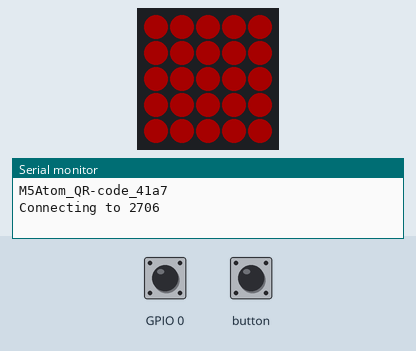
The sketch below on a simulated ESP32. Parts: 5×5 RGB LED matrix (first LED top left, wired row by row), the last lines printed to the serial monitor. Inputs (shaded band) come from the test bench; at power-on: GPIO 0 HIGH. Dim RGB values are drawn brighter than linear; WiFi joins after 1.5 s; servers stay silent unless stated; random numbers use the default seed unless the sketch sets one; no MQTT or app messages arrive unless stated.

Above: at 0.1 s.
At 1.6 s:
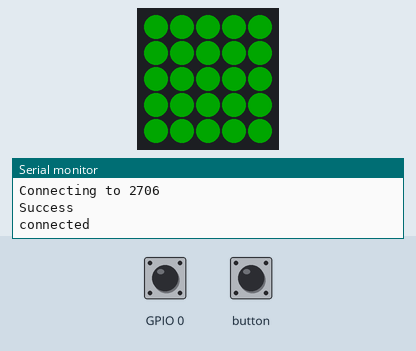

The sketch:

m5stack.ino
```cpp
/* Import */
#include <ArduinoJson.h>
#include <ArduinoOTA.h>
#include <M5Atom.h>
#include <WiFi.h>
#include <PubSubClient.h>


/* Preprocessor */
// Device
#define HOSTNAME "M5Atom_QR-code"

// WiFi
#define WIFI_SSID "2706"
#define WIFI_PASSWORD "rootroot"

// OTA
#define OTA_PASSWORD "admin"

// MQTT
#define MQTT_SERVER "192.168.1.97"
#define MQTT_PORT 1883

// QR-code reader
#define TRIG 23
#define DLED 33


/* Variable */
// Objects
char device_id[20];
String code = "";
bool sub_topic = true;
unsigned long start_time = 0;

StaticJsonDocument<512> doc;
WiFiClient espClient;
PubSubClient client(espClient);


void setup() {
  M5.begin(true, false, true);
  M5.dis.fillpix(0xff0000);

  strcpy(device_id, "");
  strcat(device_id, HOSTNAME);
  strcat(device_id, "_");
  char tmp[5];
  randomSeed(digitalRead(GPIO_NUM_0));
  ltoa(random(0xffff), tmp, HEX);
  strcat(device_id, tmp);
  Serial.println(device_id);

  /* QR-code */
  Serial2.begin(9600, SERIAL_8N1, 22, 19);
  pinMode(TRIG, OUTPUT);
  pinMode(DLED, INPUT);
  digitalWrite(TRIG, HIGH);

  /* WiFi */
  Serial.printf("Connecting to %s\n", WIFI_SSID);
  WiFi.mode(WIFI_STA);
  WiFi.begin(WIFI_SSID, WIFI_PASSWORD);
  if (WiFi.waitForConnectResult() != WL_CONNECTED)
    ESP.restart();
  Serial.println("Success");

  /* OTA */
  ArduinoOTA.setHostname(device_id);
  ArduinoOTA.setPassword(OTA_PASSWORD);
  ArduinoOTA.begin();

  /* MQTT */
  client.setServer(MQTT_SERVER, MQTT_PORT);
}

void loop() {
  while (!client.connected()) {
    M5.dis.fillpix(0xffff00);
    if (!client.connect(device_id)) {
      Serial.printf("failed, rc=%d\n", client.state());
      Serial.println("try again in 5 seconds");
      delay(5000);
    }
    else
      Serial.println("connected");
  }
  M5.dis.fillpix(0x00ff00);
  client.loop();
  ArduinoOTA.handle();

  M5.update();
  digitalWrite(TRIG, !(M5.Btn.isPressed()));

  if (M5.Btn.isPressed() && digitalRead(DLED) == HIGH) {
    M5.dis.fillpix(0x00ffff);
    if (Serial2.available() > 0) {
      code = Serial2.readString();
      Serial.println(code);
      if (code == "ADDNETMEDICALSUPPLY")
        sub_topic = false;
      else {
        start_time = millis();
        if (doc.containsKey(code))
          doc[code] = doc[code].as<int>() + 1;
        else
          doc[code] = 1;
      }
      code = "";
    }
  }

  if (millis() - start_time > 5000 && !(doc.isNull())) {
    doc["add_type"] = sub_topic ? 0 : 1;
    serializeJson(doc, code);
    Serial.println(code);
    client.publish("try/test", code.c_str());
    sub_topic = true;
    code = "";
    doc.clear();
  }
}
```
